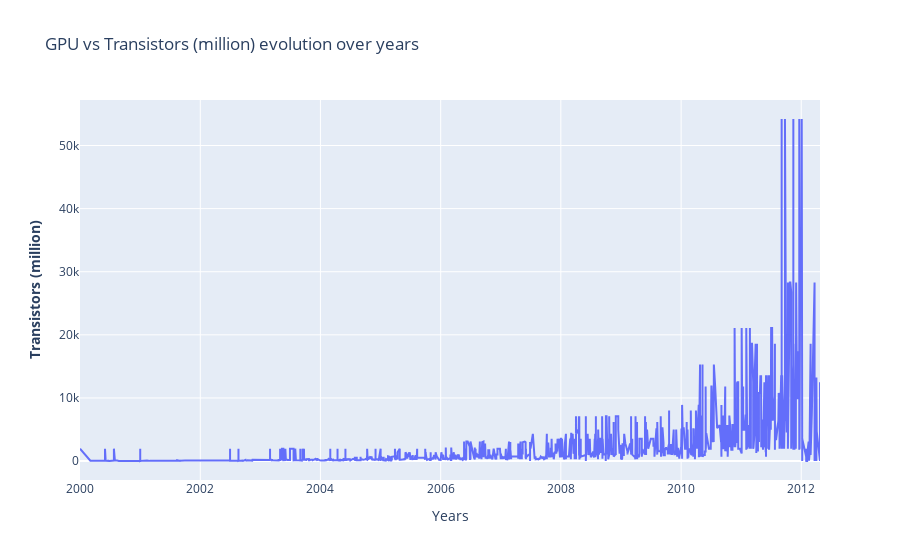
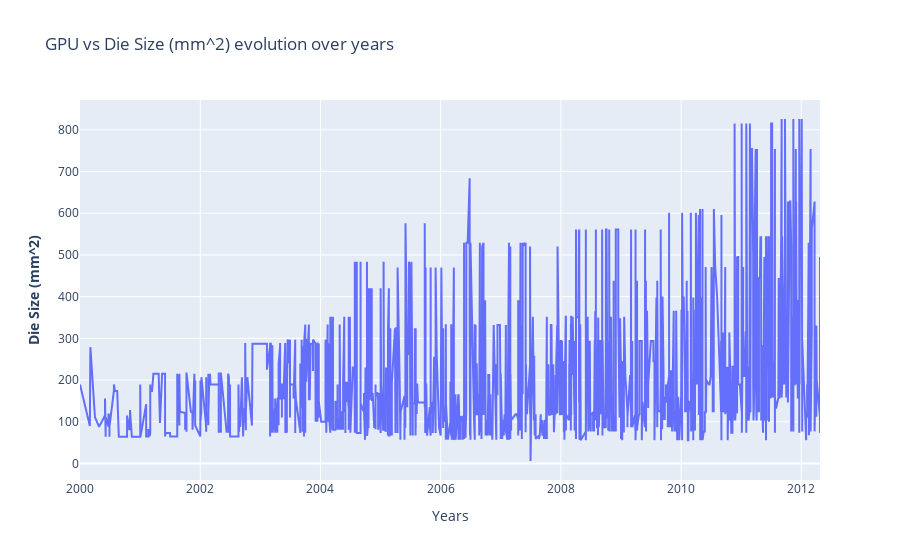

The notebook cell saved with these charts, in order:
### Markdown cell above
#### GPU

### Code cell
fig_transistors = make_subplots()
fig_die = make_subplots()

# Add traces
fig_transistors.add_trace(
    go.Scatter(x= df_an.index, y=df_gpu["Transistors (million)"] ,name= "GPU")
)
# Add figure title
fig_transistors.update_layout(
    title_text="GPU vs Transistors (million) evolution over years"
)
# Set x-axis title
fig_transistors.update_xaxes(title_text="Years")
# Set y-axes titles
fig_transistors.update_yaxes(title_text="<b>Transistors (million)", secondary_y=False)

# Add traces
fig_die.add_trace(
    go.Scatter(x= df_an.index, y=df_gpu["Die Size (mm^2)"] ,name= "GPU")
)
# Add figure title
fig_die.update_layout(
    title_text="GPU vs Die Size (mm^2) evolution over years"
)
# Set x-axis title
fig_die.update_xaxes(title_text="Years")
# Set y-axes titles
fig_die.update_yaxes(title_text="<b>Die Size (mm^2)", secondary_y=False)

fig_transistors.show()
fig_die.show()

### Figure 1 — Plotly figure (JSON) as saved in the notebook; plotly's stock layout.template omitted (floating-point values rounded to 4 significant figures; data arrays with more than 128 entries replaced by an {"elided": "..."} marker saying what was removed)
{"data": [{"name": "GPU", "type": "scatter", "x": {"elided": "4742 str values"}, "y": {"elided": "2604 float values"}}], "layout": {"title": {"text": "GPU vs Transistors (million) evolution over years"}, "xaxis": {"anchor": "y", "domain": [0, 1], "title": {"text": "Years"}}, "yaxis": {"anchor": "x", "domain": [0, 1], "title": {"text": "<b>Transistors (million)"}}}}

### Figure 2 — Plotly figure (JSON) as saved in the notebook; plotly's stock layout.template omitted (floating-point values rounded to 4 significant figures; data arrays with more than 128 entries replaced by an {"elided": "..."} marker saying what was removed)
{"data": [{"name": "GPU", "type": "scatter", "x": {"elided": "4742 str values"}, "y": {"elided": "2604 float values"}}], "layout": {"title": {"text": "GPU vs Die Size (mm^2) evolution over years"}, "xaxis": {"anchor": "y", "domain": [0, 1], "title": {"text": "Years"}}, "yaxis": {"anchor": "x", "domain": [0, 1], "title": {"text": "<b>Die Size (mm^2)"}}}}
